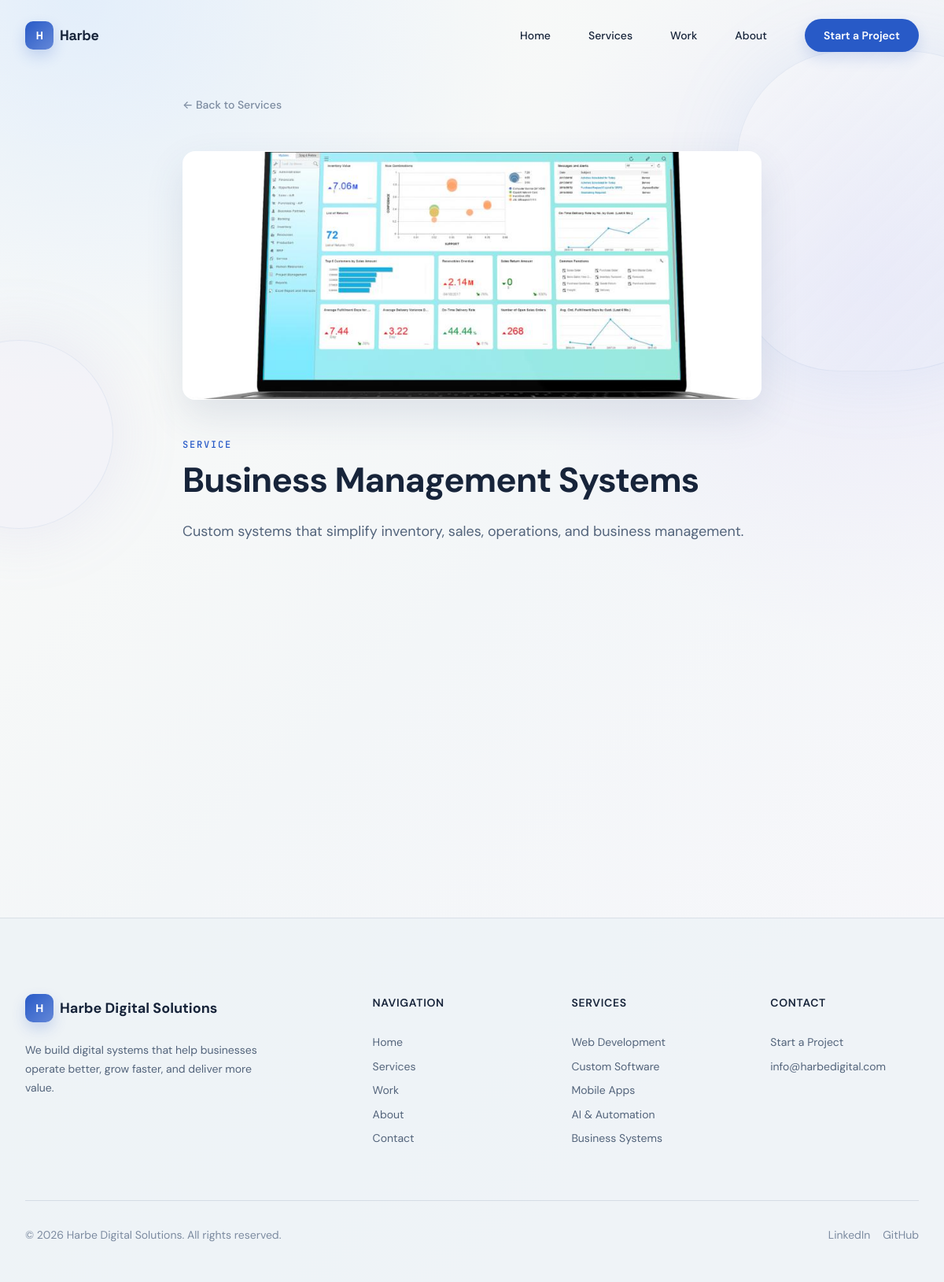
Page /services/2/ on the committed database.
### apps/services/models.py (models this page shows, shortened)
class Service(models.Model):
    name = models.CharField(max_length=100)
    short_description = models.CharField(max_length=200)
    description = models.TextField()
    icon = models.CharField(
        max_length=100,
        help_text="Example: fa-solid fa-code"
    )
    image = models.ImageField(
        upload_to="services/",
        blank=True,
        null=True
    )
    is_featured = models.BooleanField(default=False)

### apps/services/views.py (the view)
# urls.py: path("<int:pk>/", views.service_detail, name="detail"),
def service_detail(request, pk):
    service = get_object_or_404(Service, pk=pk)
    return render(
        request,
        "services/detail.html",
        {"service": service}
    )

### templates/services/detail.html (shortened to what this page needs)
{% extends "base.html" %}
{% block content %}
<section class="detail-page">
    <div class="container container--narrow">
        <a href="{% url 'services:list' %}" class="detail-back reveal">
            ← Back to Services
        </a>
        {% if service.image %}
        <div class="detail-hero-image reveal">
            <img src="{{ service.image.url }}" alt="{{ service.name }}" loading="eager">
        </div>
        {% endif %}
        <p class="label reveal">Service</p>
        <h1 class="detail-title reveal reveal--delay-1">{{ service.name }}</h1>
        <p class="detail-lead reveal reveal--delay-2">{{ service.short_description }}</p>
    </div>
</section>
{% endblock %}

### rows in the picture
Service: image (picture), name "Business Management Systems", short_description "Custom systems that simplify inventory, sales, operations, and business management."
